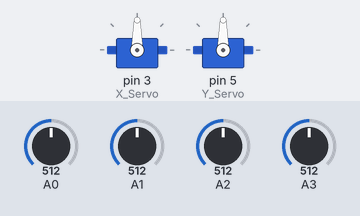
Bench run of a sketch on a simulated Arduino Uno, built with avr-gcc and run on an emulated ATmega328P. Parts: 2 × servo. Inputs (shaded band) come from the test bench; at power-on: A0 = 512, A1 = 512, A2 = 512, A3 = 512.

Above: at 0.1 s.
At 4.2 s:
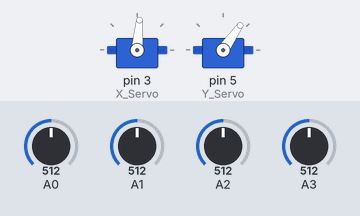
4.3 s: A0 set to 694
5.8 s: A0 set to 719
At 6.8 s:
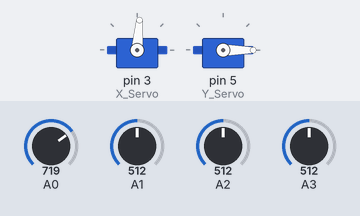
Timing chart, 0 to 8.8 s (numbered marks = the images above; inputs shaded):
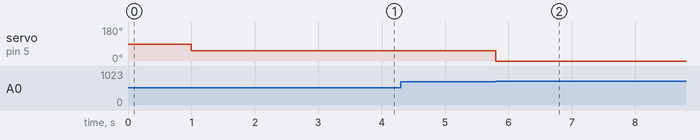

Measured:
- the behaviour switches between 700 and 701 on A0 (found by bisection; images 1 and 2)
- after the input at 4.3 s, every drawn part: stays the same
- after the input at 5.8 s, servo on pin 5 (Y_Servo): 55° → 0° at once

The sketch:

Solar_Tracker_Model_2.ino
```cpp
#include <Servo.h>
Servo X_Servo;
Servo Y_Servo;

//0-110
//0-160

short X_Axis = 0;
short Y_Axis = 0;
int Threshold = 700;

void setup() {
  X_Servo.attach(3);
  Y_Servo.attach(5);
  delay(1000);
  Y_Servo.write(55);
  X_Servo.write(85);
  delay(2000);
}

void loop() {
  if(analogRead(A0) > Threshold){
    X_Servo.write(85);
    Y_Servo.write(0);
    delay(1000);
  }
  else if(analogRead(A2) > Threshold){
    X_Servo.write(85);
    Y_Servo.write(110);
    delay(1000);
  }
  else if(analogRead(A1) > Threshold){
    X_Servo.write(0);
    Y_Servo.write(55);
    delay(1000);
  }
  else if(analogRead(A3) > Threshold){
    X_Servo.write(160);
    Y_Servo.write(55);
    delay(1000);
  }
}
```
